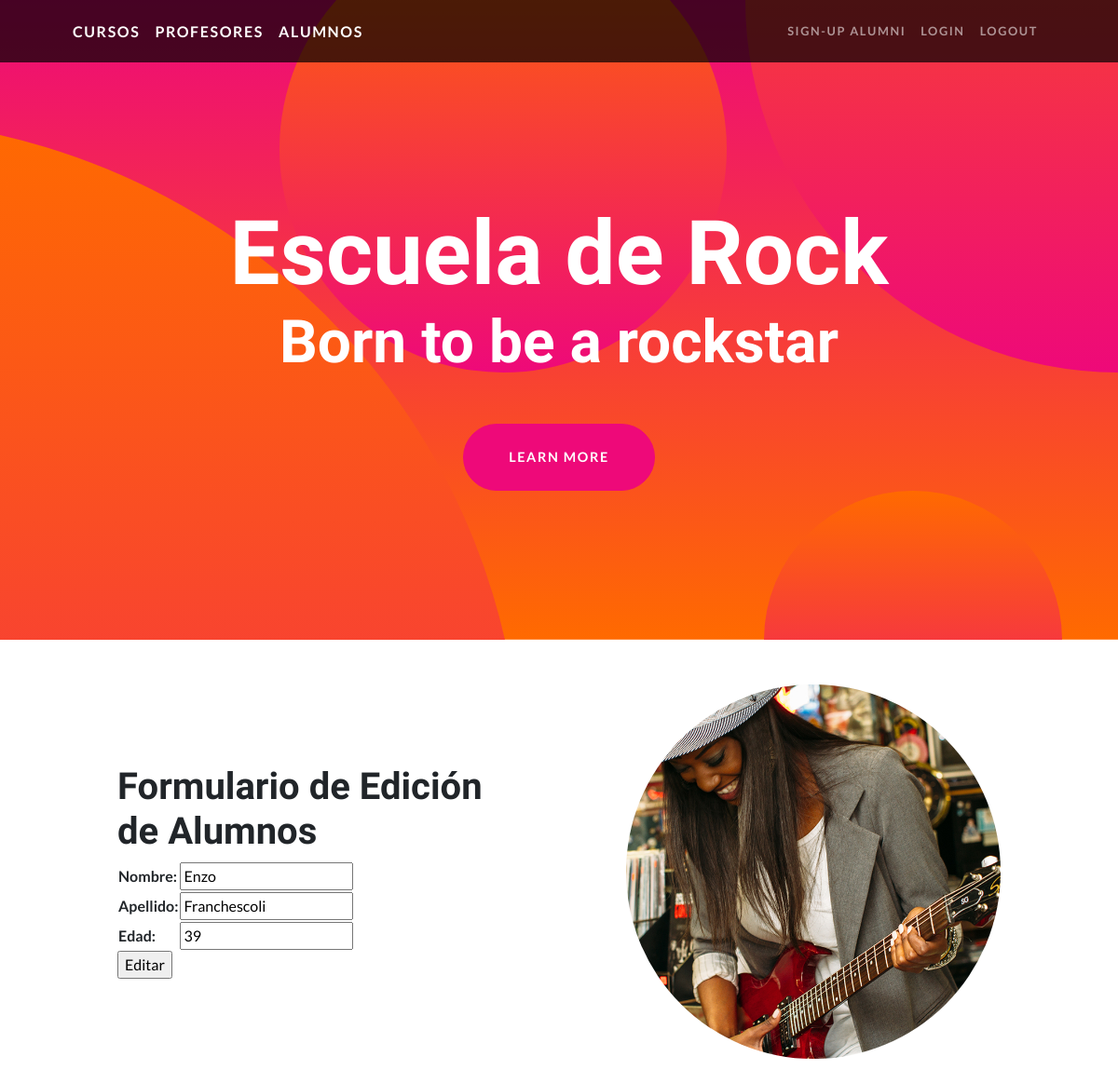
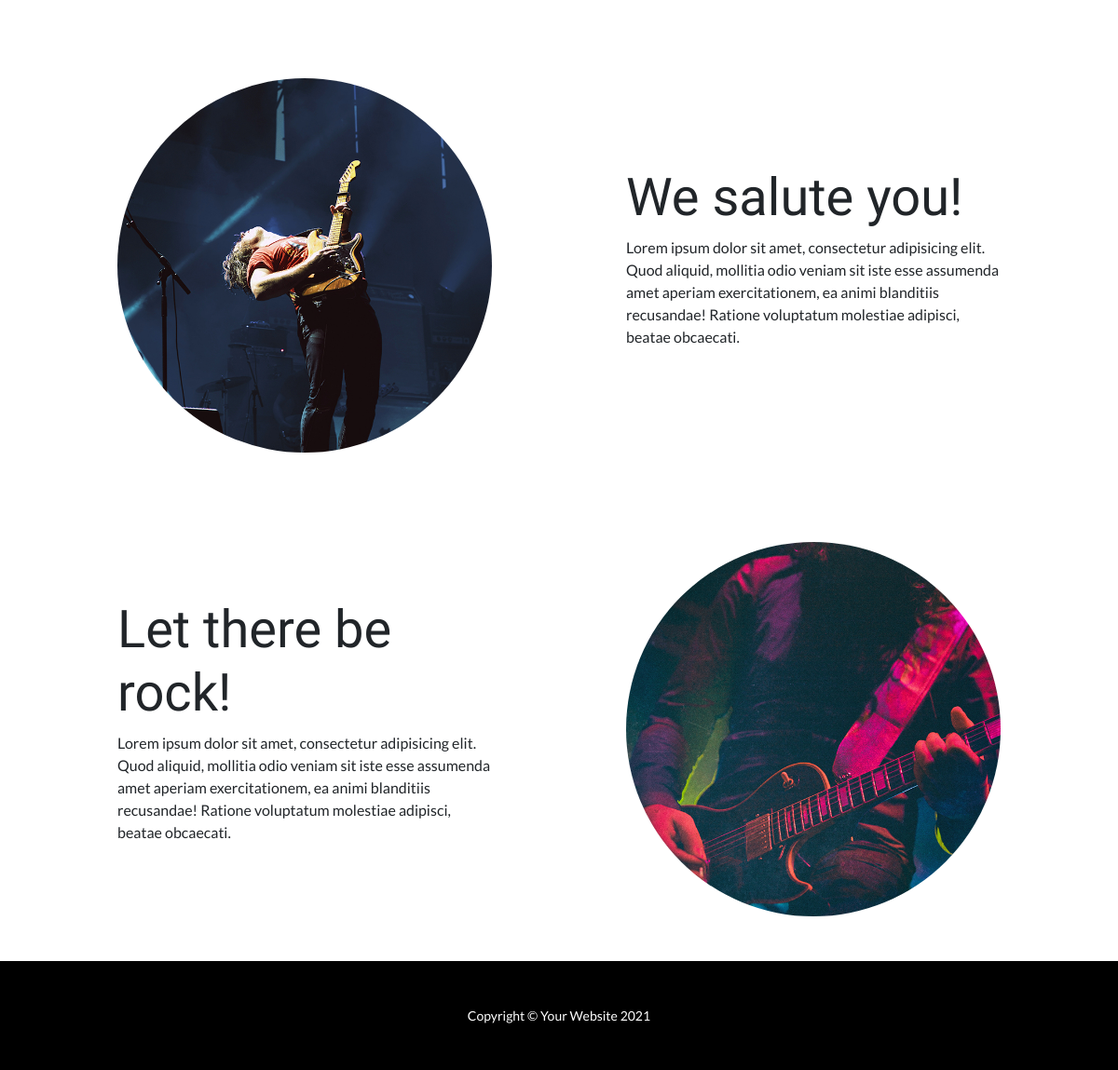
/AppCoder/editarAlumno/Franchescoli/, run on the app's committed database (2 pictures, top to bottom).
### AppCoder/models.py (models this page shows, shortened)
class Alumnos (models.Model):
    nombre = models.CharField(max_length=40)
    apellido = models.CharField(max_length=40)
    edad = models.IntegerField()

### AppCoder/views.py (the view)
# urls.py: path('editarAlumno/<apellido_para_editar>/', views.editarAlumno, name="EditarAlumno"),
def editarAlumno (request, apellido_para_editar):
    alumnos = Alumnos.objects.get(apellido=apellido_para_editar)
    if request.method == "POST":
        miFormulario = AlumnoFormulario(request.POST)
        if miFormulario.is_valid():
            informacion = miFormulario.cleaned_data
            alumnos.nombre = informacion["nombre"]
            alumnos.apellido = informacion["apellido"]
            alumnos.edad = informacion["edad"]
            alumnos.save()
            return render(request, 'AppCoder/inicio.html')
    else:
            miFormulario = AlumnoFormulario(initial=
                            {"nombre":alumnos.nombre,
                             "apellido": alumnos.apellido,
                             "edad": alumnos.edad})
    return render(request,'AppCoder/editarAlumno.html',
                {"miFormulario": miFormulario ,
                 "apellido_para_editar":apellido_para_editar})

### AppCoder/forms.py
class AlumnoFormulario(forms.Form):
    nombre = forms.CharField(max_length=40)
    apellido = forms.CharField(max_length=40)
    edad = forms.IntegerField()

### AppCoder/templates/AppCoder/editarAlumno.html (shortened to what this page needs)
{% extends "AppCoder/padre.html" %}
{% load static %}
        {% block contenido2 %}
            <h1> Formulario de Edición de Alumnos</h1>
            <form action="" method="POST"> {% csrf_token %}
                <table>
                    {{ miFormulario.as_table}}
                </table>
                <input type="submit" value="Editar"></input>
            </form>
        {% endblock %}

### data on the page
Alumnos: nombre "Enzo", apellido "Franchescoli", edad "39"
